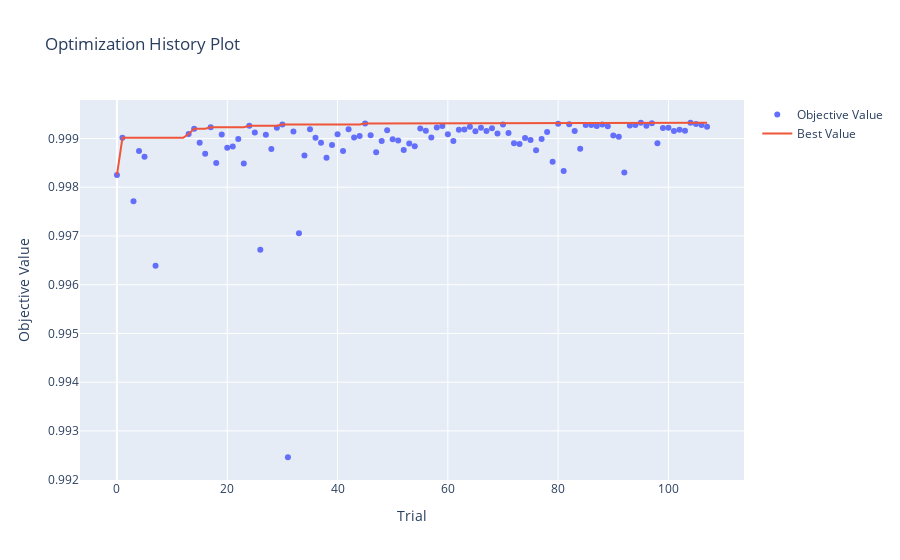

The code cell stored with this chart in its notebook:
### Code cell
optuna.visualization.plot_optimization_history(xgb_study)
